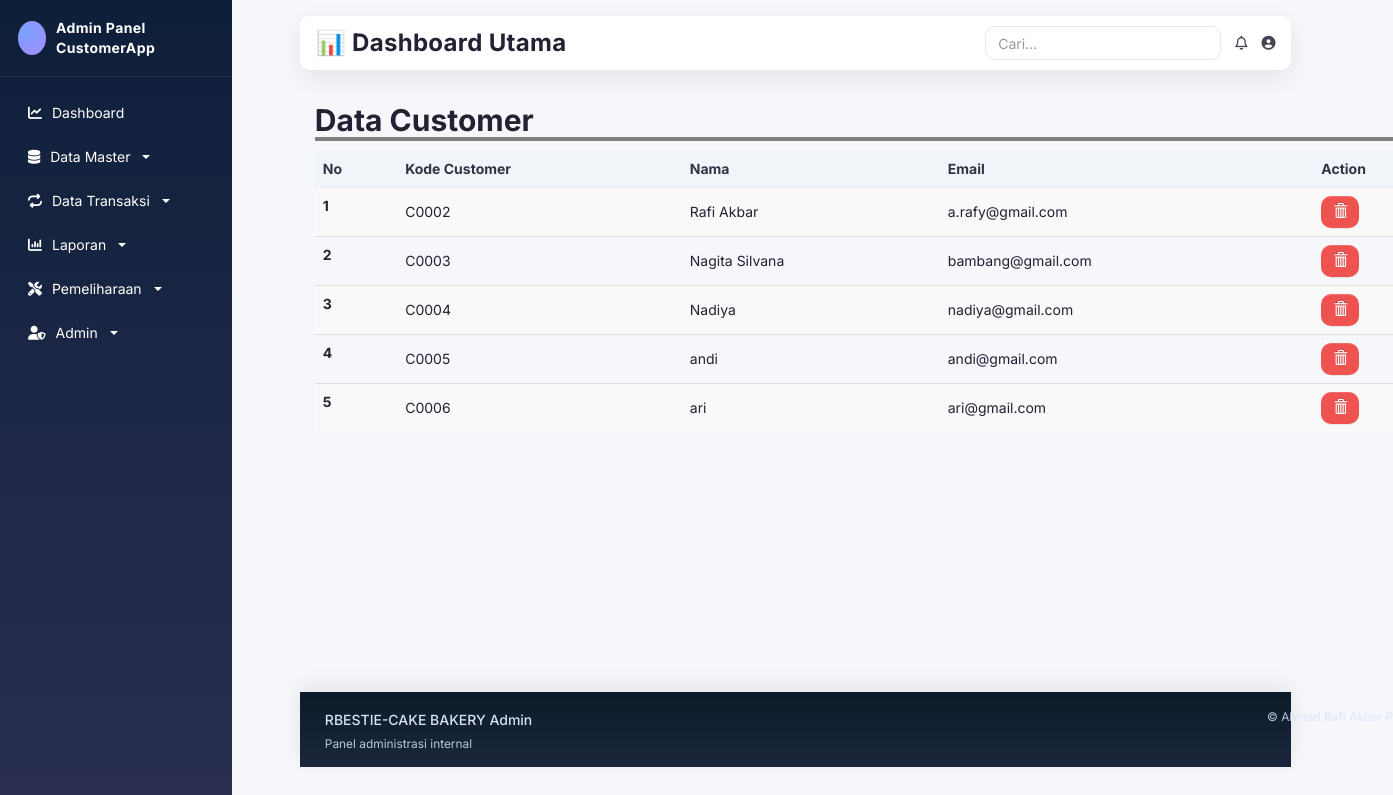
/admin/m_customer.php (signed in), run on an earlier commit of the app's database.
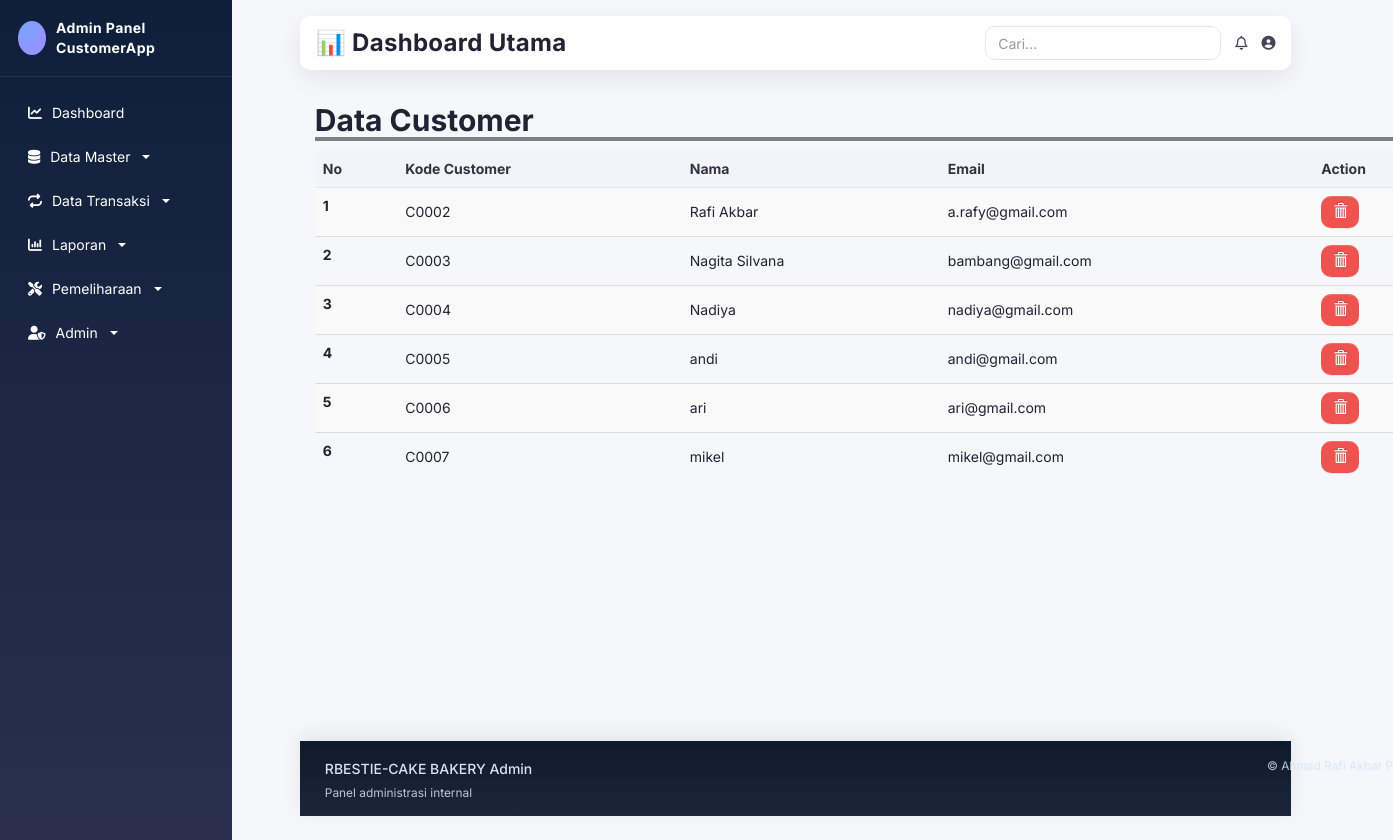
And on a later commit of the database.
### tables this page shows
CREATE TABLE `customer` (
  `kode_customer` varchar(100) NOT NULL,
  `nama` varchar(100) NOT NULL,
  `email` varchar(100) NOT NULL,
  `username` varchar(100) NOT NULL,
  `password` varchar(100) NOT NULL,
  `telp` varchar(200) NOT NULL,
  PRIMARY KEY (`kode_customer`)
);

### admin/m_customer.php (the view, shortened to what this page needs)
<?php
include 'header.php';
?>
<div class="container">
	<h2 style=" width: 100%; border-bottom: 4px solid gray"><b>Data Customer</b></h2>
	<table class="table table-striped">
		<thead>
			<tr>
				<th scope="col">No</th>
				<th scope="col">Kode Customer</th>
				<th scope="col">Nama</th>
				<th scope="col">Email</th>
				<th scope="col">Action</th>
			</tr>
		</thead>
		<tbody>
			<?php
			$result = mysqli_query($conn, "SELECT * FROM customer order by kode_customer asc");
			$no =1;
			while ($row = mysqli_fetch_assoc($result)) {
				?>
				<tr>
					<th scope="row"><?php echo $no; ?></th>
					<td><?= $row['kode_customer'];  ?></td>
					<td><?= $row['nama'];  ?></td>
					<td><?= $row['email'];  ?></td>
					<td><a href="m_customer.php?kode=<?php echo $row['kode_customer'];?>&page=del" class="btn btn-danger" onclick="return confirm('Yakin Ingin Menghapus Data ?')"><i class="glyphicon glyphicon-trash"></i> </a></td>
				</tr>
				<?php
				$no++;
			}
			?>
		</tbody>
	</table>
</div>
<br>
<br>
<br>
<br>
<br>
<br>
<br>
<br>
<br>
<br>
<br>
<br>
<?php
include 'footer.php';
?>

What changed in the data, as far as the page shows it:
added customer: kode_customer "C0007", nama "mikel", email "mikel@gmail.com"
